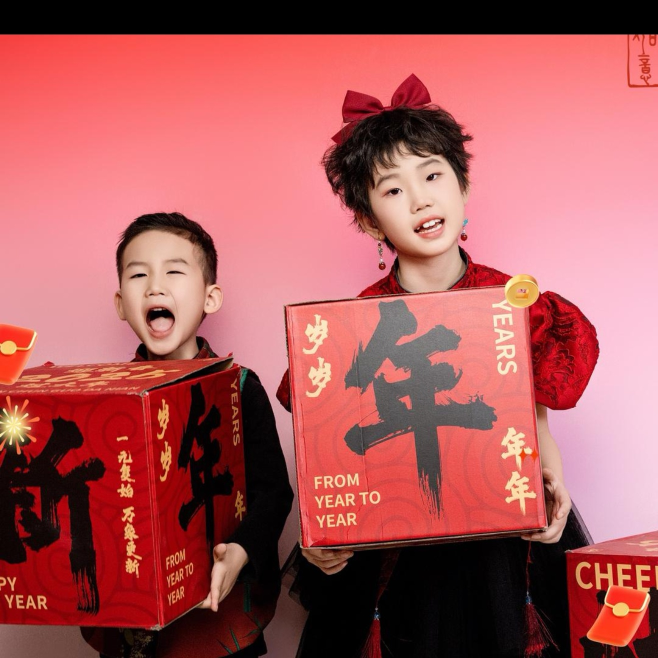
#> input picture tmp/2P.jpg, 1316 x 1316 px (shown at 1/2 size)
$ python -i remove_overlay_lama.py   (imports and definitions only)
#> lines starting #> are read from the running program, lines starting #| are printed output that depends on the picture
### scripts/remove_overlay.py
"""Remove fixed Bilibili overlay regions (top-right logo + bottom subtitles) via FFmpeg delogo."""
from __future__ import annotations

import argparse
import json
import subprocess
import sys
from dataclasses import dataclass
from pathlib import Path

ROOT = Path(__file__).resolve().parents[1]
DEFAULT_IN = ROOT / "data" / "tmp" / "material"
DEFAULT_OUT = DEFAULT_IN / "clean"


@dataclass(frozen=True)
class Region:
    x: int
    y: int
    w: int
    h: int

    # [9 lines left out: function scaled, not called in this run]

    def delogo(self) -> str:
        return f"delogo=x={self.x}:y={self.y}:w={self.w}:h={self.h}"


# 852x480 B站合集素材默认遮罩（可用 --probe 抽帧核对后微调）
REGIONS_852x480: tuple[Region, ...] = (
    Region(648, 12, 200, 42),   # 右上「不可思议的时刻」+ bilibili
    Region(120, 418, 610, 58),  # 底部中文字幕带
)


def run(cmd: list[str], *, check: bool = True) -> subprocess.CompletedProcess[str]:
    print("+", " ".join(f'"{p}"' if " " in p else p for p in cmd))
    result = subprocess.run(cmd, capture_output=True, text=True, encoding="utf-8", errors="replace")
    if check and result.returncode != 0:
        detail = (result.stderr or result.stdout or "").strip()
        raise RuntimeError(f"command failed ({result.returncode}): {detail[-2000:]}")
    return result


def probe_video(path: Path) -> tuple[int, int, float]:
    result = run(
        [
            "ffprobe",
            "-v",
            "error",
            "-select_streams",
            "v:0",
            "-show_entries",
            "stream=width,height",
            "-show_entries",
            "format=duration",
            "-of",
            "json",
            str(path),
        ]
    )
    data = json.loads(result.stdout)
    stream = data["streams"][0]
    duration = float(data["format"]["duration"])
    return int(stream["width"]), int(stream["height"]), duration


# [149 lines left out: functions build_filter, probe, encode_args, process_one, batch, main, not called in this run]


# [2 lines that do not run on import are left out]

### scripts/remove_overlay_lama.py
"""Remove fixed overlays via LaMa inpainting (frame-by-frame)."""
from __future__ import annotations

import argparse
import json
import shutil
import subprocess
import sys
import time
from pathlib import Path

from PIL import Image, ImageDraw

ROOT = Path(__file__).resolve().parents[1]
SCRIPTS = Path(__file__).resolve().parent
if str(SCRIPTS) not in sys.path:
    sys.path.insert(0, str(SCRIPTS))

from remove_overlay import DEFAULT_IN, REGIONS_852x480, Region, encode_args, probe_video, run

DEFAULT_OUT = DEFAULT_IN / "clean_lama"
WORK_ROOT = DEFAULT_IN / "_lama_work"


# [122 lines left out: functions build_mask, extract_frames, get_fps, inpaint_frames, mux_video, not called in this run]


def process_one(
    src: Path,
    dst: Path,
    *,
    limit_sec: float | None = None,
    keep_work: bool = False,
    use_nvenc: bool = True,
    regions: tuple[Region, ...] = REGIONS_852x480,
) -> dict:
    width, height, duration = probe_video(src)
    fps = get_fps(src)
    work = WORK_ROOT / src.stem
    frames_in = work / "in"
    frames_out = work / "out"

    if work.exists():
        shutil.rmtree(work, ignore_errors=True)
    frames_in.mkdir(parents=True)

    print(f"extract frames ({limit_sec or duration:.1f}s max)...")
    n_frames = extract_frames(src, frames_in, fps, limit_sec)
    mask = build_mask(width, height, regions)
    mask.save(work / "mask.png")

    print(f"inpaint {n_frames} frames with LaMa...")
    inpaint_frames(frames_in, frames_out, mask)

    print("mux video + audio...")
    mux_video(src, frames_out, dst, fps, use_nvenc=use_nvenc)

    if not keep_work:
        shutil.rmtree(work, ignore_errors=True)

    out_duration = min(duration, limit_sec) if limit_sec else duration
    return {
        "src": str(src),
        "dst": str(dst),
        "method": "lama",
        "frames": n_frames,
        "duration": out_duration,
        "encoder": "h264_nvenc" if use_nvenc else "libx264",
    }


# [45 lines left out: function main, not called in this run]


# [2 lines not run here, left out]

>>> import cv2
>>> picture = cv2.imread('../tmp/2P.jpg', cv2.IMREAD_GRAYSCALE)
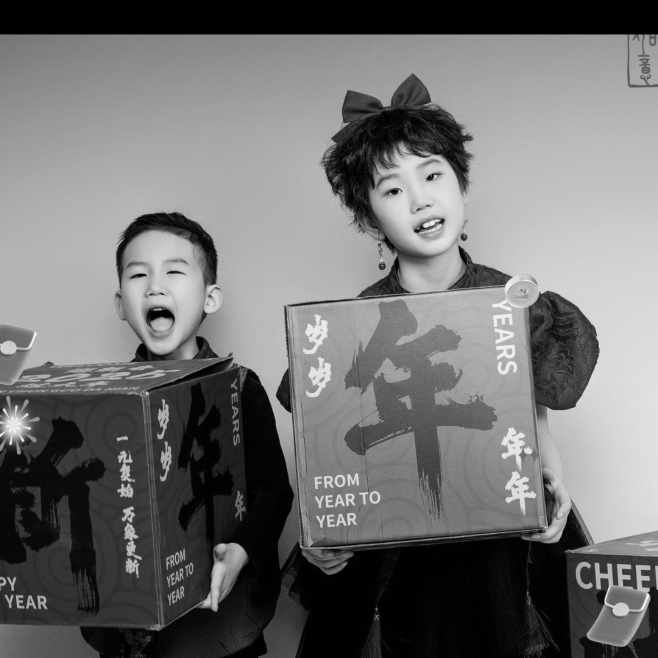
#> picture: shape (1316, 1316) (shown at 1/2 size); min 0, max 251, mean 113.8
>>> result = process_one(picture, 'out.png')
#> (printed output is left out)
#> (the run stopped early here; a loop or call above may not have finished)
